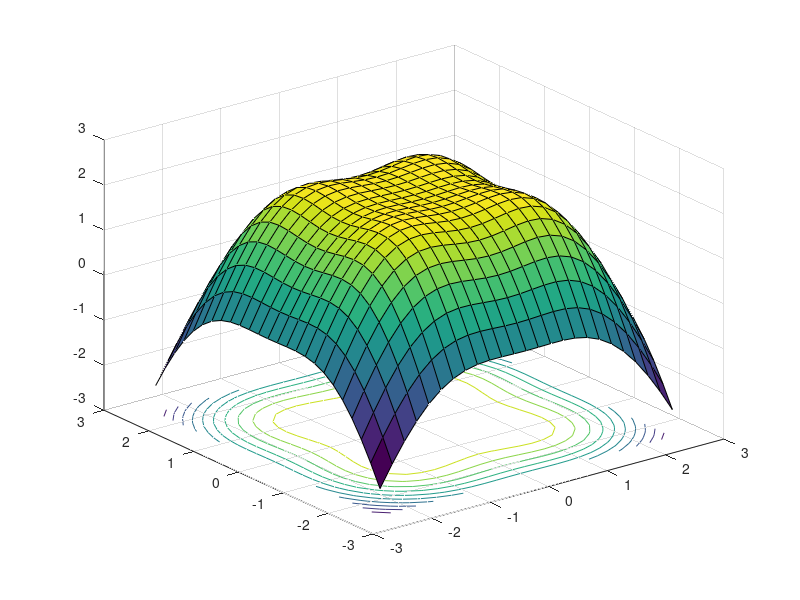

Recreate this plot in MATLAB.
%%
theta = 70;
% LED半功率角
ml=-log10(2)/log10(cosd(theta));
%Lambertian order of emission
P_LED=20;
%transmitted optical power by individual LED
nLED=60;
% number of LED array nLED*nLED
P_total=nLED*nLED*P_LED;
%Total transmitted power
Adet=1e-4;
%detector physical area of a PD
Ts=1;
%gain of an optical filter; ignore if no filter is used
index=1.5;
%refractive index of a lens at a PD; ignore if no lens is used
FOV=70;
%FOV of a receiver
G_Con=(index^2)/(sind(FOV).^2);
%gain of an optical concentrator; ignore if no lens is used
%%
lx=5; ly=5; lz=3;
% room dimension in meter
h=2.15;
%the distance between source and receiver plane
[XT,YT]=meshgrid([-lx/4 lx/4],[-ly/4 ly/4]);
% position of LED; it is assumed all LEDs are located at same point for
% faster simulation
% for one LED simulation located at the central of the room, use XT=0 and YT=0
%%%%%%%%%%%%%%%%%%%%%%%%%%%%%%%%%%%%%%%%%%%%%%%%%%%
Nx=lx*5; Ny=ly*5;
% number of grid in the receiver plane
x=linspace(-lx/2,lx/2,Nx);
y=linspace(-ly/2,ly/2,Ny);
[XR,YR]=meshgrid(x,y);
D1=sqrt((XR-XT(1,1)).^2+(YR-YT(1,1)).^2+h^2);
% distance vector from source 1
cosphi_A1=h./D1;
% angle vector
receiver_angle=acosd(cosphi_A1);
% alternative methods to calculate angle, more accurate if the angle are
% negatives
% nr=[0 0 1];
% RT=[1.25 1.25]; % transmitter location
% for r=1:length(x)
% for c=1:length(y)
%
% angleA12=atan(sqrt((x(r)-1.25).^2+(y(c)-1.25).^2)./h);
% costheta(r,c)=cos(angleA12);
% end
% end
%
%%
% D2=fliplr(D1);
% % due to symmetry
% D3=flipud(D1);
% D4=fliplr(D3);
H_A1=(ml+1)*Adet.*cosphi_A1.^(ml+1)./(2*pi.*D1.^2);
% channel DC gain for source 1
P_rec_A1=P_total.*H_A1.*Ts.*G_Con;
% received power from source 1;
P_rec_A1(find(abs(receiver_angle)>FOV))=0;
% if the anlge of arrival is greater than FOV, no current is generated at
% the photodiode.
P_rec_A2=fliplr(P_rec_A1);
% received power from source 2, due to symmetry no need separate
% calculations
P_rec_A3=flipud(P_rec_A1);
P_rec_A4=fliplr(P_rec_A3);
P_rec_total=P_rec_A1+P_rec_A2+P_rec_A3+P_rec_A4;
P_rec_dBm=10*log10(P_rec_total);
%% Fig.
surfc(x,y,P_rec_dBm);
% contour(x,y,P_rec_dBm);hold on
% mesh(x,y,P_rec_dBm);